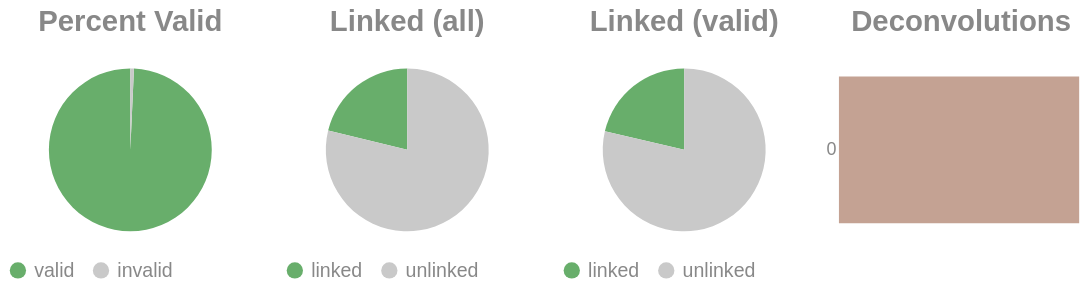

Notebook code for this chart:
### Code cell
if SKIPLR:
    pass
else:
    clash = Counter()
    for i in valids['molecule'].to_list():
        _mol = i.split("-")
        if len(_mol) == 1:
            clash.update('0')
        else:
            clash.update(_mol[-1])

    _d = {"deconvolutions": [], 'count': []}
    for k,v in clash.items():
        _d['deconvolutions'].append(k)
        _d['count'].append(v)

    tot_valid = valids['reads'].sum()
    mask = valids['reads'] >= 2
    n_linked_reads = valids.filter(mask)['reads'].sum()
    if n_linked_reads == 0:
        print_html("No linked molecules (>=2 reads) were detected; skipping linked-only distributions.")
        SKIPLR = True
    else:
        perc_valid = round(tot_valid / n_reads, 4)
        linked_perc_abs = round(n_linked_reads / n_reads, 4)
        linked_perc = round(n_linked_reads / tot_valid, 4)

    _valid = pl.DataFrame({"valids": ['valid', 'invalid'], "count": [tot_valid, n_reads - tot_valid]})
    _linked_abs = pl.DataFrame({"linked (absolute)": ['linked', 'unlinked'], "count": [n_linked_reads, n_reads - n_linked_reads]})
    _linked_rel = pl.DataFrame({"linked (valids)": ['linked', 'unlinked'], "count": [n_linked_reads, tot_valid - n_linked_reads]})

    (
        alt.hconcat(
            piechart(_valid, goodval = 'valid', title = "Percent Valid"),
            piechart(_linked_abs, goodval = "linked", title =  "Linked (all)"),
            piechart(_linked_rel, goodval = "linked", title =  "Linked (valid)"),
            convolutionbar(pl.DataFrame(_d), title = "Deconvolutions"),
            center = True,
            bounds = 'flush'
        )
        .resolve_scale(color='independent')
        .resolve_legend('independent')
        .properties(usermeta={'embedOptions': {"actions": False}})
    ).display()

### Figure 1 — Vega-Lite specification as saved in the notebook (floating-point values rounded to 4 significant figures)
{"width": "container", "height": 400, "config": {"title": {"anchor": "start", "dy": -15, "fontSize": 18, "color": "#888888", "subtitleColor": "#888888", "subtitleFontSize": 14}, "arc": {"fill": "#0072B2"}, "axis": {"domainColor": "#888888", "domainWidth": 0.5, "gridWidth": 0.2, "grid": false, "titleFontWeight": 400, "titleFontSize": 15, "labelFontSize": 11, "labelColor": "#888888", "tickColor": "#888888", "tickWidth": 0.2, "titleColor": "#888888"}, "axisBand": {"grid": false}, "axisX": {"grid": true, "tickSize": 10, "domainCap": "round"}, "axisY": {"domain": false, "grid": true, "tickSize": 0, "domainCap": "round"}, "background": "transparent", "header": {"labelFontSize": 15, "labelColor": "#888888", "titleFontSize": 15, "titleFontWeight": 600, "titleColor": "#888888"}, "legend": {"labelFont": "sans-serif", "labelFontSize": 12, "labelColor": "#888888", "symbolSize": 100, "symbolType": "circle", "titleFontSize": 12, "titlePadding": 10, "titleColor": "#888888", "title": null}, "range": {"category": ["#E69F00", "#56B4E9", "#009E73", "#F0E442", "#0072B2", "#D55E00", "#CC79A7", "#000000"], "diverging": ["#cfe8f3", "#a2d4ec", "#73bfe2", "#46abdb", "#1696d2", "#12719e"]}, "area": {"fill": "#0072B2", "fillOpacity": 0.7, "line": true, "strokeOpacity": 0.7}, "line": {"color": "#0072B2", "stroke": "#0072B2", "strokeWidth": 2}, "trail": {"color": "#0072B2", "stroke": "#0072B2", "strokeWidth": 0, "size": 1}, "point": {"filled": true, "fillOpacity": 1.0, "size": 95}, "text": {"color": "#888888", "fontSize": 11, "align": "right", "fontWeight": 400, "size": 11}, "bar": {"fill": "#0072B2", "stroke": null}, "view": {"stroke": null, "continuousWidth": 660, "continuousHeight": 400}}, "hconcat": [{"data": {"name": "data-b5ac4513ff682f94704496c5a0164c86"}, "mark": {"type": "arc"}, "encoding": {"color": {"field": "valids", "legend": {"orient": "bottom", "title": null}, "scale": {"domain": ["valid", "invalid"], "range": ["#68ae6b", "#C9C9C9"]}, "title": "Valids", "type": "nominal"}, "theta": {"field": "count", "type": "quantitative"}, "tooltip": [{"field": "valids", "title": "Valids", "type": "ordinal"}, {"field": "percent", "format": ".2%", "title": "Percent", "type": "quantitative"}, {"field": "count", "title": "Count", "type": "quantitative"}]}, "height": 100, "title": {"text": "Percent Valid", "align": "center", "anchor": "middle"}, "transform": [{"calculate": "datum.count / 3926199", "as": "percent"}], "width": 150}, {"data": {"name": "data-67367f0ee6114d12cc5d2342f316768d"}, "mark": {"type": "arc"}, "encoding": {"color": {"field": "linked (absolute)", "legend": {"orient": "bottom", "title": null}, "scale": {"domain": ["linked", "unlinked"], "range": ["#68ae6b", "#C9C9C9"]}, "title": "Linked (Absolute)", "type": "nominal"}, "theta": {"field": "count", "type": "quantitative"}, "tooltip": [{"field": "linked (absolute)", "title": "Linked (Absolute)", "type": "ordinal"}, {"field": "percent", "format": ".2%", "title": "Percent", "type": "quantitative"}, {"field": "count", "title": "Count", "type": "quantitative"}]}, "height": 100, "title": {"text": "Linked (all)", "align": "center", "anchor": "middle"}, "transform": [{"calculate": "datum.count / 3926199", "as": "percent"}], "width": 150}, {"data": {"name": "data-6b89b3a59cca302a222ff62f3b7866e1"}, "mark": {"type": "arc"}, "encoding": {"color": {"field": "linked (valids)", "legend": {"orient": "bottom", "title": null}, "scale": {"domain": ["linked", "unlinked"], "range": ["#68ae6b", "#C9C9C9"]}, "title": "Linked (Valids)", "type": "nominal"}, "theta": {"field": "count", "type": "quantitative"}, "tooltip": [{"field": "linked (valids)", "title": "Linked (Valids)", "type": "ordinal"}, {"field": "percent", "format": ".2%", "title": "Percent", "type": "quantitative"}, {"field": "count", "title": "Count", "type": "quantitative"}]}, "height": 100, "title": {"text": "Linked (valid)", "align": "center", "anchor": "middle"}, "transform": [{"calculate": "datum.count / 3898155", "as": "percent"}], "width": 150}, {"data": {"name": "data-a013e90c62981539cd7d8c09aa32a48e"}, "mark": {"type": "bar"}, "encoding": {"color": {"field": "deconvolutions", "legend": null, "scale": {"scheme": "lightgreyred"}, "type": "nominal"}, "tooltip": [{"field": "deconvolutions", "title": "Deconvolutions", "type": "ordinal"}, {"field": "percent", "format": ".2%", "title": "Percent", "type": "quantitative"}, {"field": "count", "title": "Count", "type": "quantitative"}], "x": {"axis": null, "field": "count", "type": "quantitative"}, "y": {"field": "deconvolutions", "sort": "ascending", "title": null, "type": "nominal"}}, "height": 100, "title": {"text": "Deconvolutions", "align": "center", "anchor": "middle"}, "transform": [{"calculate": "datum.count / 3441195", "as": "percent"}], "width": 150}], "bounds": "flush", "center": true, "resolve": {"legend": {"angle": "independent"}, "scale": {"color": "independent"}}, "usermeta": {"embedOptions": {"actions": false}}, "$schema": "https://vega.github.io/schema/vega-lite/v6.1.0.json", "datasets": {"data-b5ac4513ff682f94704496c5a0164c86": [{"valids": "valid", "count": 3898155}, {"valids": "invalid", "count": 28044}], "data-67367f0ee6114d12cc5d2342f316768d": [{"linked (absolute)": "linked", "count": 831581}, {"linked (absolute)": "unlinked", "count": 3094618}], "data-6b89b3a59cca302a222ff62f3b7866e1": [{"linked (valids)": "linked", "count": 831581}, {"linked (valids)": "unlinked", "count": 3066574}], "data-a013e90c62981539cd7d8c09aa32a48e": [{"deconvolutions": "0", "count": 3441195}]}}
